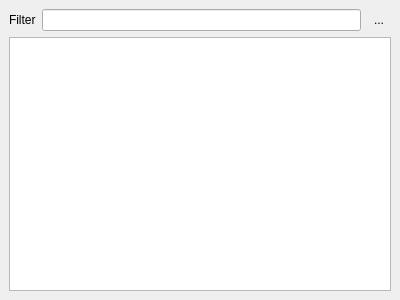
<?xml version="1.0" encoding="UTF-8"?>
<ui version="4.0">
 <class>CGeorgesDirTreeDialog</class>
 <widget class="QDockWidget" name="CGeorgesDirTreeDialog">
  <property name="geometry">
   <rect>
    <x>0</x>
    <y>0</y>
    <width>400</width>
    <height>300</height>
   </rect>
  </property>
  <property name="sizePolicy">
   <sizepolicy hsizetype="Fixed" vsizetype="Preferred">
    <horstretch>0</horstretch>
    <verstretch>0</verstretch>
   </sizepolicy>
  </property>
  <property name="minimumSize">
   <size>
    <width>200</width>
    <height>141</height>
   </size>
  </property>
  <property name="features">
   <set>QDockWidget::DockWidgetFloatable|QDockWidget::DockWidgetMovable</set>
  </property>
  <property name="windowTitle">
   <string>Leveldesign Path</string>
  </property>
  <widget class="QWidget" name="dockWidgetContents">
   <property name="minimumSize">
    <size>
     <width>50</width>
     <height>0</height>
    </size>
   </property>
   <layout class="QGridLayout" name="gridLayout">
    <item row="1" column="0" colspan="3">
     <widget class="QTreeView" name="dirTree">
      <property name="minimumSize">
       <size>
        <width>0</width>
        <height>0</height>
       </size>
      </property>
      <property name="alternatingRowColors">
       <bool>true</bool>
      </property>
     </widget>
    </item>
    <item row="0" column="1">
     <widget class="QLineEdit" name="filterLineEdit"/>
    </item>
    <item row="0" column="2">
     <widget class="QToolButton" name="filterResetButton">
      <property name="text">
       <string>...</string>
      </property>
      <property name="icon">
       <iconset resource="georges_editor.qrc">
        <normaloff>:/images/ic_nel_georges_editor.png</normaloff>:/images/ic_nel_georges_editor.png</iconset>
      </property>
      <property name="autoRaise">
       <bool>true</bool>
      </property>
     </widget>
    </item>
    <item row="0" column="0">
     <widget class="QLabel" name="label">
      <property name="text">
       <string>Filter</string>
      </property>
     </widget>
    </item>
   </layout>
  </widget>
 </widget>
 <resources>
  <include location="../../studio.qrc"/>
  <include location="../core/core.qrc"/>
  <include location="georges_editor.qrc"/>
 </resources>
 <connections/>
</ui>
